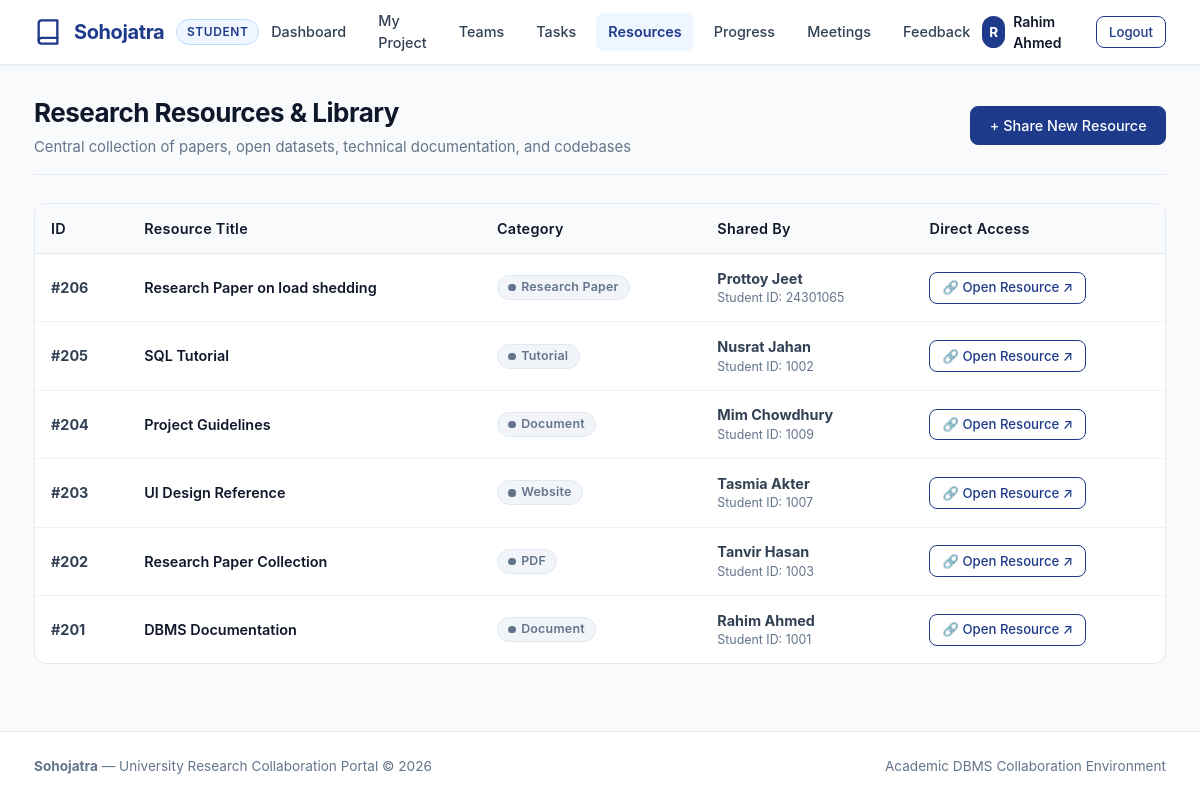
/view_resources.php (signed in), run on the app's committed database.
### tables this page shows
CREATE TABLE `resource` (
  `Resource_ID` int(11) NOT NULL,
  `Title` varchar(150) NOT NULL,
  `Student_ID` int(11) DEFAULT NULL,
  `Link` varchar(500) NOT NULL,
  `Type` varchar(50) NOT NULL
);

CREATE TABLE `user` (
  `User_ID` int(11) NOT NULL,
  `First_Name` varchar(50) NOT NULL,
  `Last_Name` varchar(50) NOT NULL,
  `Department` varchar(100) NOT NULL,
  `Email` varchar(100) NOT NULL,
  `Password` varchar(255) NOT NULL
);

### view_resources.php (the view, shortened to what this page needs)
<?php
include 'db.php';
$sql = "SELECT Resource.Resource_ID, Resource.Title, Resource.Student_ID, Resource.Link, Resource.Type,
               User.First_Name, User.Last_Name
        FROM Resource
        LEFT JOIN User ON Resource.Student_ID = User.User_ID
        ORDER BY Resource.Resource_ID DESC";
$result = mysqli_query($conn, $sql);
include 'includes/header.php';
include 'includes/navbar.php';
?>
<main class="main-content">
    <div class="container">
        <div class="page-header">
            <div>
                <h1 class="page-title">Research Resources & Library</h1>
                <p class="page-subtitle">Central collection of papers, open datasets, technical documentation, and codebases</p>
            </div>
            <div class="page-actions">
                <?php if ($role === 'Student'): ?>
                    <a href="add_resource.php" class="btn btn-primary">+ Share New Resource</a>
                <?php endif; ?>
            </div>
        </div>
        <?php if ($result && mysqli_num_rows($result) > 0): ?>
            <div class="table-responsive">
                <table class="table">
                    <thead>
                        <tr>
                            <th>ID</th>
                            <th>Resource Title</th>
                            <th>Category</th>
                            <th>Shared By</th>
                            <th>Direct Access</th>
                        </tr>
                    </thead>
                    <tbody>
                        <?php while ($row = mysqli_fetch_assoc($result)): ?>
                            <tr>
                                <td><strong>#<?php echo htmlspecialchars($row['Resource_ID']); ?></strong></td>
                                <td style="font-weight: 600; color: var(--text-main); max-width: 320px;">
                                    <?php echo htmlspecialchars($row['Title']); ?>
                                </td>
                                <td>
                                    <span class="badge badge-low">
                                        <?php echo htmlspecialchars($row['Type']); ?>
                                    </span>
                                </td>
                                <td>
                                    <?php if (!empty($row['First_Name'])): ?>
                                        <strong><?php echo htmlspecialchars($row['First_Name'] . ' ' . $row['Last_Name']); ?></strong>
                                        <div style="font-size: 0.775rem; color: var(--text-muted);">Student ID: <?php echo htmlspecialchars($row['Student_ID']); ?></div>
                                    <?php else: ?>
                                        Student ID: <?php echo htmlspecialchars($row['Student_ID']); ?>
                                    <?php endif; ?>
                                </td>
                                <td>
                                    <a href="<?php echo htmlspecialchars($row['Link']); ?>" target="_blank" rel="noopener noreferrer" class="btn btn-sm btn-outline">
                                        &#128279; Open Resource &nearr;
                                    </a>
                                </td>
                            </tr>
                        <?php endwhile; ?>
                    </tbody>
                </table>
            </div>
        <?php endif; ?>
    </div>
</main>
<?php include 'includes/footer.php'; ?>

### assets/css/style.css (style rules this page uses)
:root { --primary: #1e3a8a; --primary-hover: #172554; --primary-light: #eff6ff; --primary-border: #bfdbfe; --accent: #0284c7; --accent-hover: #0369a1; --accent-light: #f0f9ff; --bg-main: #f8fafc; --bg-card: #ffffff; --bg-card-hover: #fcfdfe; --bg-muted: #f1f5f9; --text-main: #0f172a; --text-body: #334155; --text-muted: #64748b; --text-light: #94a3b8; --text-white: #ffffff; --border-color: #e2e8f0; --border-subtle: #edf2f7; --border-focus: #3b82f6; --success: #15803d; --success-bg: #f0fdf4; --success-border: #bbf7d0; --warning: #b45309; --warning-bg: #fffbeb; --warning-border: #fde68a; --danger: #b91c1c; --danger-bg: #fef2f2; --danger-border: #fecaca; --info: #0369a1; --info-bg: #f0f9ff; --info-border: #bae6fd; --font-sans: -apple-system, BlinkMacSystemFont, "Segoe UI", Roboto, "Helvetica Neue", Arial, sans-serif; --font-mono: ui-monospace, SFMono-Regular, Menlo, Monaco, Consolas, monospace; --shadow-xs: 0 1px 2px rgba(15, 23, 42, 0.04); --shadow-sm: 0 1px 3px rgba(15, 23, 42, 0.08), 0 1px 2px rgba(15, 23, 42, 0.04); --shadow-md: 0 4px 6px -1px rgba(15, 23, 42, 0.07), 0 2px 4px -2px rgba(15, 23, 42, 0.04); --shadow-lg: 0 10px 15px -3px rgba(15, 23, 42, 0.08), 0 4px 6px -4px rgba(15, 23, 42, 0.03); --radius-sm: 4px; --radius-md: 8px; --radius-lg: 12px; --radius-full: 9999px; --transition: all 0.18s ease-in-out; }
*, *::before, *::after { box-sizing: border-box; margin: 0; padding: 0; }
html { font-size: 16px; -webkit-text-size-adjust: 100%; }
body { font-family: var(--font-sans); background-color: var(--bg-main); color: var(--text-body); line-height: 1.5; min-height: 100vh; display: flex; flex-direction: column; }
a { color: var(--accent); text-decoration: none; transition: var(--transition); }
.container { width: 100%; max-width: 1180px; margin-left: auto; margin-right: auto; padding-left: 1.5rem; padding-right: 1.5rem; }
.main-content { flex: 1 0 auto; padding-top: 1.75rem; padding-bottom: 3rem; }
.page-header { display: flex; align-items: center; justify-content: space-between; flex-wrap: wrap; gap: 1rem; margin-bottom: 1.75rem; padding-bottom: 1rem; border-bottom: 1px solid var(--border-color); }
.page-title { font-size: 1.625rem; font-weight: 700; color: var(--text-main); letter-spacing: -0.02em; margin-bottom: 0.25rem; }
.page-subtitle { font-size: 0.925rem; color: var(--text-muted); }
.page-actions { display: flex; align-items: center; gap: 0.75rem; flex-wrap: wrap; }
.btn { display: inline-flex; align-items: center; justify-content: center; gap: 0.5rem; padding: 0.55rem 1.15rem; font-size: 0.9rem; font-weight: 500; border-radius: var(--radius-md); border: 1px solid transparent; cursor: pointer; text-decoration: none; transition: var(--transition); line-height: 1.4; white-space: nowrap; }
.btn-primary { background-color: var(--primary); color: var(--text-white); border-color: var(--primary); }
.btn-outline { background-color: transparent; color: var(--primary); border-color: var(--primary); }
.btn-sm { padding: 0.35rem 0.75rem; font-size: 0.825rem; }
.table-responsive { width: 100%; overflow-x: auto; -webkit-overflow-scrolling: touch; border: 1px solid var(--border-color); border-radius: var(--radius-lg); background: var(--bg-card); }
.table { width: 100%; border-collapse: collapse; text-align: left; font-size: 0.9rem; }
.table th { background-color: #f8fafc; color: var(--text-main); font-weight: 600; padding: 0.85rem 1rem; border-bottom: 1px solid var(--border-color); white-space: nowrap; letter-spacing: 0.02em; }
.table td { padding: 0.85rem 1rem; border-bottom: 1px solid var(--border-subtle); color: var(--text-body); vertical-align: middle; }
.table tbody tr:last-child td { border-bottom: none; }
.badge { display: inline-flex; align-items: center; gap: 0.35rem; padding: 0.25rem 0.65rem; font-size: 0.775rem; font-weight: 600; border-radius: var(--radius-full); text-transform: capitalize; letter-spacing: 0.02em; line-height: 1.2; }
.badge::before { content: ""; width: 0.45rem; height: 0.45rem; border-radius: 50%; display: inline-block; }
.badge-low { background-color: var(--bg-muted); color: var(--text-muted); border: 1px solid var(--border-color); }
.badge-low::before { background-color: var(--text-muted); }

### data on the page
resource: Resource_ID "206", Title "Research Paper on load shedding", Type "Research Paper", user.First_Name+Last_Name "Prottoy Jeet", Student_ID "24301065"
resource: Resource_ID "205", Title "SQL Tutorial", Type "Tutorial", user.First_Name+Last_Name "Nusrat Jahan", Student_ID "1002"
resource: Resource_ID "204", Title "Project Guidelines", Type "Document", user.First_Name+Last_Name "Mim Chowdhury", Student_ID "1009"
resource: Resource_ID "203", Title "UI Design Reference", Type "Website", user.First_Name+Last_Name "Tasmia Akter", Student_ID "1007"
resource: Resource_ID "202", Title "Research Paper Collection", Type "PDF", user.First_Name+Last_Name "Tanvir Hasan", Student_ID "1003"
resource: Resource_ID "201", Title "DBMS Documentation", Type "Document", user.First_Name+Last_Name "Rahim Ahmed", Student_ID "1001"

### other printed values
$role "STUDENT"
$user_initial "R"
$user_name "Rahim Ahmed"
